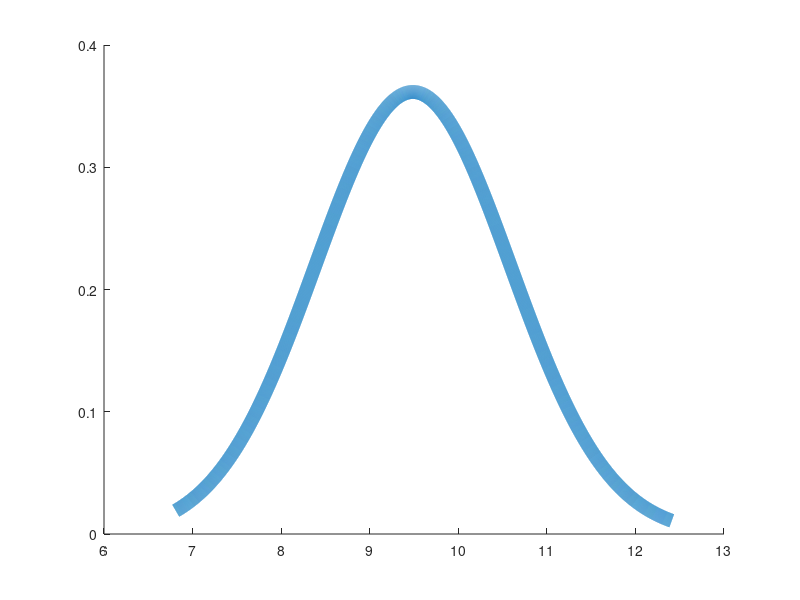
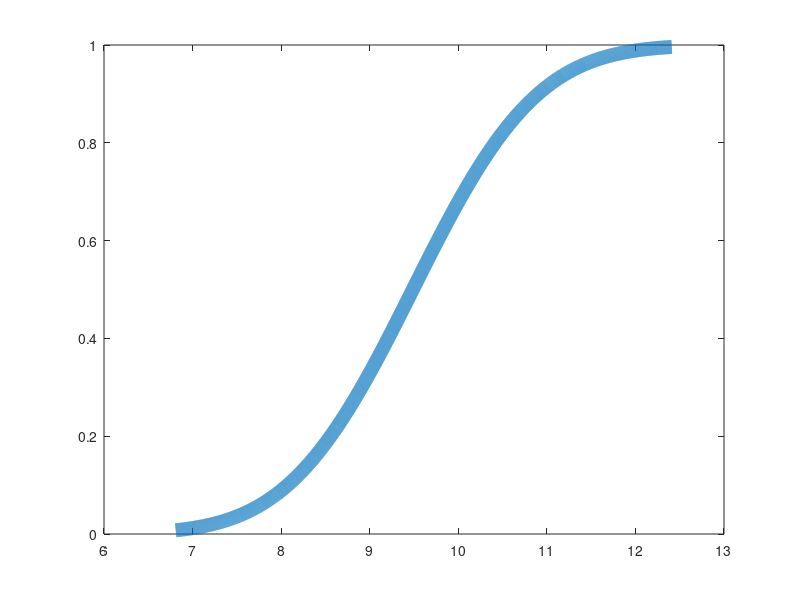

These figures' MATLAB source, in order:
x = [11.89,9.60,9.29,10.06,9.50,8.93,9.58,6.81,8.69,9.62,...
     9.01,10.59,10.50,11.53,9.94,8.84,8.91,6.90,9.76,7.09,...
     11.29,11.25,10.84,10.76,7.42,8.49,10.10,8.79,11.87,8.77,...
     9.43,12.41,9.75,8.53,9.72,9.45,7.20,9.23,8.93,9.15,...
     10.19,9.57,11.09,9.97,8.81,10.73,9.57,8.53,9.21,10.08,...
     9.10,11.03,10.10,9.47,9.72,9.60,8.21,7.78,10.21,8.99,...
     9.14,8.60,9.14,10.95,9.33,9.98,9.09,10.35,8.61,9.35,...
     10.04,7.85,9.64,9.99,9.65,10.89,9.08,8.60,7.56,9.27,...
     10.33,10.09,8.51,9.86,9.24,9.63,8.67,8.85,11.57,9.85,...
     9.27,9.69,10.90,8.84,11.10,8.19,9.26,9.93,10.15,8.42,...
     9.36,9.93,9.11,9.07,7.21,8.22,9.08,8.88,8.71,9.93,...
     12.04,10.41,10.80,7.17,9.00,9.46,10.42,10.43,8.38,9.01];

n = length(x);
     
fprintf('Задание а\n');

Mmax = max(x);
Mmin = min(x);

fprintf('M_max = %f\n', Mmax);
fprintf('M_min = %f\n\n', Mmin);

fprintf('Задание б\n');

R = Mmax - Mmin;

fprintf('R = %f\n\n', R)

fprintf('Задание в\n');

mu = sum(x) / n;
sqrS = sum((x - mu) .^ 2) / (n - 1);

fprintf('mu = %f\n', mu);
fprintf('S^2 = %f\n\n', sqrS);

fprintf('Задание г\n');

m = floor(log2(n)) + 2;

Delta = (Mmax - Mmin) / m;

limit_points = linspace(Mmin, Mmax, m + 1);

fprintf('m = %d\n', m);
fprintf('delta = %f\n', Delta);

nums = zeros(m);

for i = 1:m
  left = limit_points(i);
  right = limit_points(i + 1);
  
  for j = 1:n
    if x(j) >= left && x(j) < right
      nums(i)++;
    endif
  endfor
  
endfor

nums(m)++;

for i = 1:m
  fprintf('Interval [%f, %f%c (%d elements).\n', limit_points(i),...
         limit_points(i + 1), ifelse(i == m, ']', ')'), nums(i));
endfor

sigma = sqrt(sqrS);

x_vals = (Mmin:1e-3:Mmax);
f_theor = normpdf(x_vals, mu, sigma);

h = figure();
set(h,'numbertitle','off')
set(h, 'name', 'Задание д');
hold on;
plot(x_vals, f_theor, 'LineWidth', 10);

F_theor = normcdf(x_vals, mu, sigma);

g = figure();
set(g,'numbertitle','off')
set(g, 'name', 'Задание е');
plot(x_vals, F_theor, 'LineWidth', 10);
